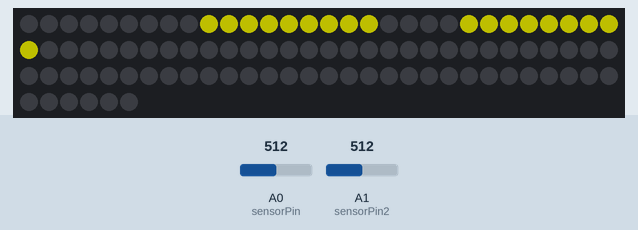
Recording of a sketch running on a simulated Arduino Uno, built with avr-gcc and run on an emulated ATmega328P. Parts: 96 RGB LEDs in strip order, left to right, continuing on the next row. The inputs (shaded band) are chosen by the test bench; at power-on: A0 (sensorPin) = 512, A1 (sensorPin2) = 512. Dim RGB values are drawn brighter than linear; what the sketch prints to the serial monitor is not drawn.

Above: at 1.2 s.
1.3 s: A0 (sensorPin) set to 530
3.6 s: A1 (sensorPin2) set to 245
At 5.1 s:
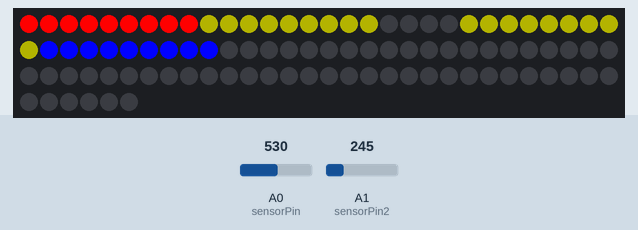
5.8 s: A1 (sensorPin2) set to 306
8.6 s: A1 (sensorPin2) set to 122
10.1 s: A0 (sensorPin) set to 511
11.9 s: A0 (sensorPin) set to 716
Timing chart, 0 to 14.4 s (numbered marks = the images above; inputs shaded):
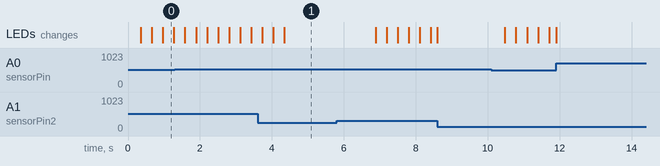

The sketch:

prototype_2ir_sensors_3.ino
```cpp
#include "LPD8806.h"
#include "SPI.h"

// Example to control LPD8806-based RGB LED Modules in a strip

/*****************************************************************************/

// Number of RGB LEDs in strand:
int nLEDs = 96;
int red[96];
int green[96];
int blue[96];
int j = 0;


// Chose 2 pins for output; can be any valid output pins:
int dataPin  = 2;
int clockPin = 3;
int sensorPin = A0;
int sensorPin2 = A1;
int sensorValue = 0;
int sensorValue2 = 0;
int nrOfledsOn = 6;
float adcResult = 0;
float adcResult2 = 0;
int fadeoutX = 255;

boolean fadeout = false;
boolean fadeout2 = false;

LPD8806 strip = LPD8806(nLEDs, dataPin, clockPin);

long previousMillis = 0;
long interval = 1000;

void setup() {
  // Start up the LED strip
  strip.begin();
  Serial.begin(9600);


  // Update the strip, to start they are all 'off'
  strip.show();
}


void loop() {

  sensorValue2 = analogRead(sensorPin2);
  sensorValue = analogRead(sensorPin);
  // Serial.println(sensorValue);
  adcResult = adcResult * 0.95 + sensorValue * 0.05;
  adcResult2 = adcResult2 * 0.95 + sensorValue2 * 0.05;


  // int sensorValueMapped = map(sensorValue,0,1023,0,48);

  // strip.show();

  if (adcResult <520){
    if (j < 255){
      j++;
    }
    for(int i = 9;i<18; i++){
      red[i] = 255;
      green[i] = 255;
      blue[i] = 0;
      strip.setPixelColor(i,j,j,0);

    }
    for(int i = 22;i<31; i++){
      red[i] = 255;
      green[i] = 255;
      blue[i] = 0;
      strip.setPixelColor(i,j,j,0);

    }
    strip.show();
    fadeout = true;
    fadeoutX = 255;
  }
  else if(adcResult2 <300){
    for(int i = 0;i<9; i++){
      red[i] = 255;
      green[i] = 255;
      blue[i] = 0;
      strip.setPixelColor(i,255,0,0);
    }

    for(int i = 31;i<40; i++){
      red[i] = 255;
      green[i] = 255;
      blue[i] = 0;
      strip.setPixelColor(i,0,0,255);
    }
    strip.show();
    fadeoutX = 255;

  }
  else{

    unsigned long currentMillis = millis();
    if(currentMillis - previousMillis > interval) {
      //for(int i=0; i<strip.numPixels(); i++) strip.setPixelColor(i, 0);

      if(j == 0){
        fadeout = false;
      }
      previousMillis = currentMillis;
      j = 0 ;
    }
    if (fadeout = true && fadeoutX > 0 ){
      fadeoutX --;

      for(int i=9; i<18; i++) {
        strip.setPixelColor(i, fadeoutX,fadeoutX,0);
      }
      for(int i=22; i<31; i++) {
        strip.setPixelColor(i, fadeoutX,fadeoutX,0);
      }
    }
    strip.show();

  }


  Serial.println(fadeoutX);


}
```

Measured:
- after the input at 3.6 s, the LEDs: first differ from a run without the input after 0.75 s (image 1)
- after the input at 8.6 s, every drawn part: stays the same
